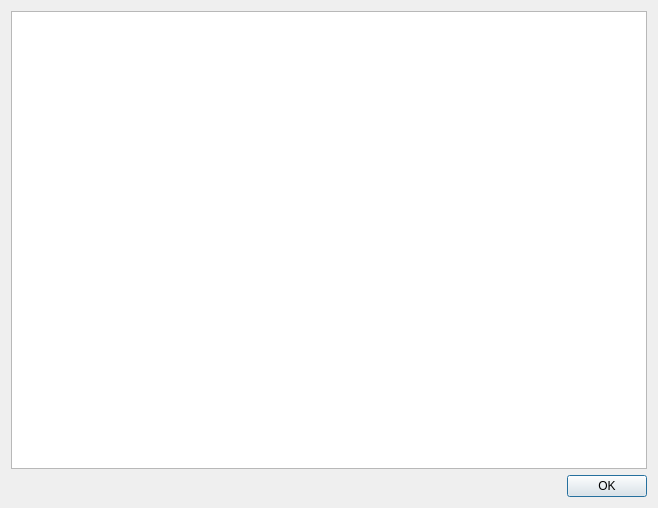
<?xml version="1.0" encoding="UTF-8"?>
<ui version="4.0">
 <class>ITextBox</class>
 <widget class="QDialog" name="ITextBox">
  <property name="geometry">
   <rect>
    <x>0</x>
    <y>0</y>
    <width>658</width>
    <height>508</height>
   </rect>
  </property>
  <property name="windowTitle">
   <string>Copyright...</string>
  </property>
  <property name="windowIcon">
   <iconset>
    <normaloff>icons/iconGlobe16x16.png</normaloff>icons/iconGlobe16x16.png</iconset>
  </property>
  <layout class="QVBoxLayout">
   <item>
    <widget class="QTextEdit" name="textEdit">
     <property name="locale">
      <locale language="English" country="UnitedStates"/>
     </property>
     <property name="readOnly">
      <bool>true</bool>
     </property>
    </widget>
   </item>
   <item>
    <widget class="QDialogButtonBox" name="buttonBox">
     <property name="orientation">
      <enum>Qt::Horizontal</enum>
     </property>
     <property name="standardButtons">
      <set>QDialogButtonBox::Ok</set>
     </property>
    </widget>
   </item>
  </layout>
 </widget>
 <resources/>
 <connections>
  <connection>
   <sender>buttonBox</sender>
   <signal>accepted()</signal>
   <receiver>ITextBox</receiver>
   <slot>accept()</slot>
   <hints>
    <hint type="sourcelabel">
     <x>248</x>
     <y>254</y>
    </hint>
    <hint type="destinationlabel">
     <x>157</x>
     <y>274</y>
    </hint>
   </hints>
  </connection>
  <connection>
   <sender>buttonBox</sender>
   <signal>rejected()</signal>
   <receiver>ITextBox</receiver>
   <slot>reject()</slot>
   <hints>
    <hint type="sourcelabel">
     <x>316</x>
     <y>260</y>
    </hint>
    <hint type="destinationlabel">
     <x>286</x>
     <y>274</y>
    </hint>
   </hints>
  </connection>
 </connections>
</ui>
